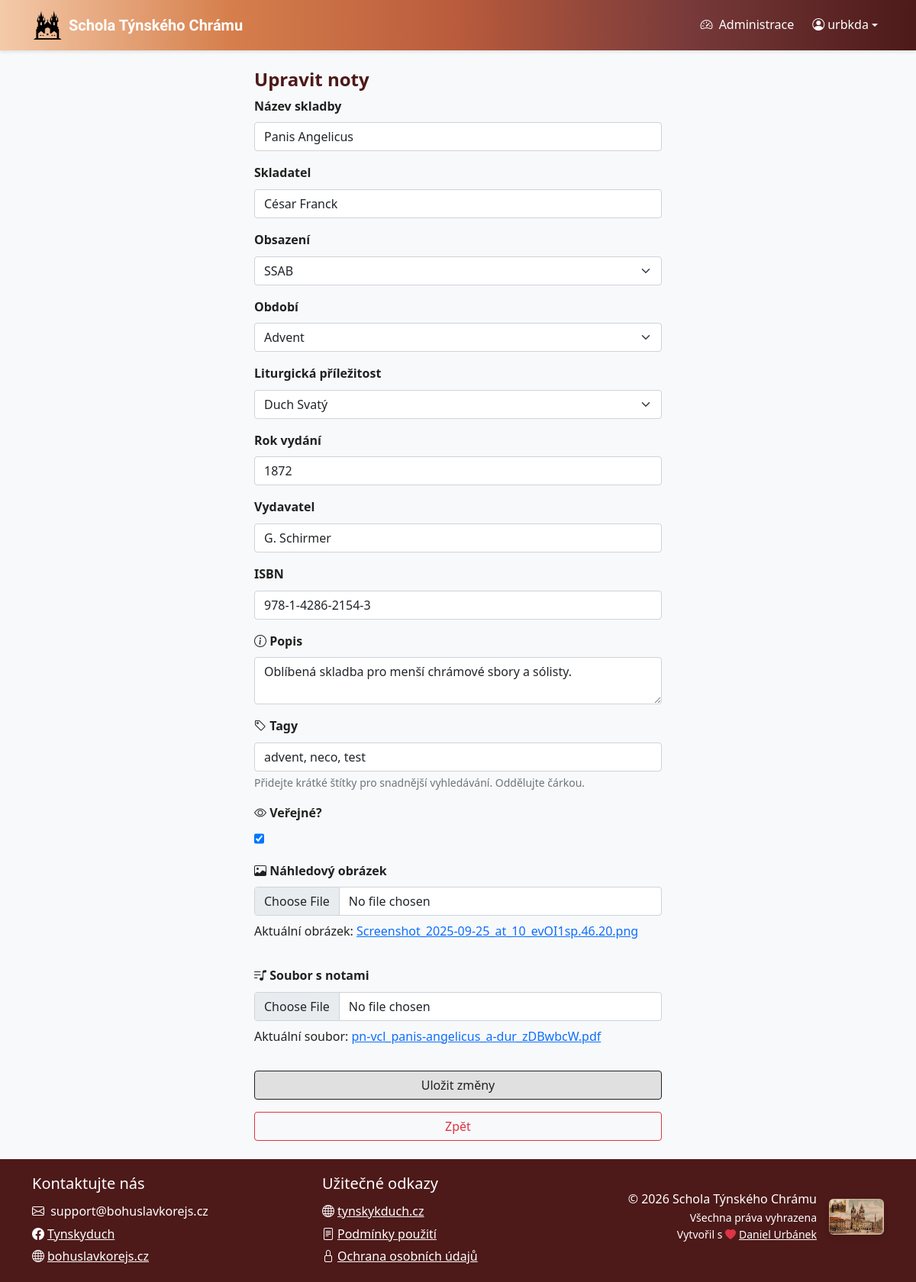
Before: /edit/16 (signed in) with the older database file.
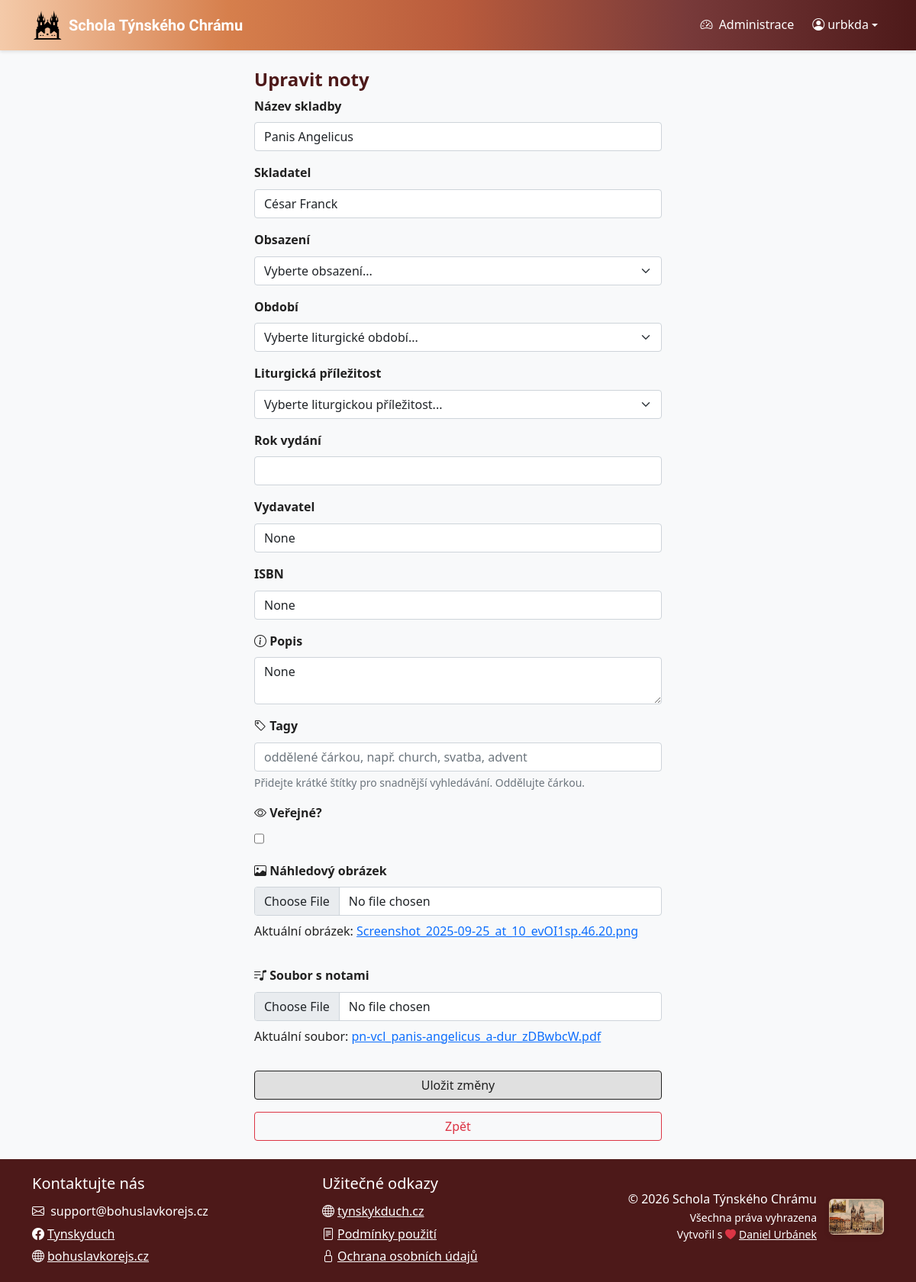
After: the same page with the newer database file.
### sheet_music_app/models.py (models this page shows, shortened)
class Sheet(models.Model):
    CAST_CHOICES = [
        ("SATB", "SATB"),
        ("SSATB", "SSATB"),
        ("SSAA", "SSAA"),
        ("SSAB", "SSAB"),
        ("SSA", "SSA"),
        ("SAT", "SAT"),
        ("SAB", "SAB"),
        ("UNISON", "Unisono"),
        ("OTHER", "Jiné")
    ]
    SEASON_CHOICES = [
        ("ADVENT", "Advent"),
        ("CHRISTMAS", "Vánoce"),
        ("LENT", "Půst"),
        ("EASTER", "Velikonoce"),
        ("PENTECOST", "Letnice"),
        ("HOLY_TRINITY", "Nejsvětější Trojice"),
        ("INTERLUDE", "Mezidobí"),
        ("OTHER", "Žádné")
    ]
    USE_CHOICES = [
        ("HYMNS", "Chvalozpěvy"),
        ("EUCHARIST", "Eucharistie"),
        ("HOLY_SPIRIT", "Duch Svatý"),
        ("VIRGIN_MARY", "Panna Maria"),
        ("SAINTS", "Svatí"),
        ("WEDDINGS", "Svatební obřady"),
        ("FUNERAL", "Pohřebí obřady"),
        ("FOLK", "Lidové písně"),
        ("MINE", "Hornické písně"),
        ("OTHER", "Ostatní")
    ]
    title = models.CharField(max_length=200)
    composer = models.CharField(max_length=200)
    arranger = models.CharField(max_length=200, blank=True, null=True)
    cast = models.CharField(choices=CAST_CHOICES, blank=True, null=True, max_length=10)
    season = models.CharField(choices=SEASON_CHOICES, blank=True, null=True, max_length=50)
    use = models.CharField(choices=USE_CHOICES, blank=True, null=True, max_length=50)
    publication_year = models.IntegerField(blank=True, null=True)
    publisher = models.CharField(max_length=200, blank=True, null=True)
    isbn = models.CharField(max_length=20, blank=True, null=True)
    description = models.TextField(blank=True, null=True)
    date_created = models.DateTimeField(auto_now_add=True)
    date_modified = models.DateTimeField(auto_now=True)
    created_by = models.ForeignKey('auth.User', on_delete=models.CASCADE)
    modified_by = models.ForeignKey('auth.User', on_delete=models.CASCADE, related_name='modified_sheets')
    sheet_file = models.FileField()
    preview_image = models.ImageField(blank=True, null=True)
    public = models.BooleanField(default=False)
    slug = models.SlugField(max_length=255, unique=True, blank=True, null=True)
    tags = models.ManyToManyField(Tag, blank=True, related_name="sheets")

### sheet_music_app/views.py (the view, shortened to what this page needs)
# urls.py: path("edit/<int:pk>", views.edit_sheet, name="edit_sheet"),  # Update
@login_required(login_url='login')
def edit_sheet(request, pk):
    sheet = get_object_or_404(Sheet, pk=pk)
    return render(request, "edit_sheet.html", {
        "sheet": sheet,
        "cast_choices": Sheet.CAST_CHOICES,
        "season_choices": Sheet.SEASON_CHOICES,
        "use_choices": Sheet.USE_CHOICES,
        "tags_csv": ", ".join(sheet.tags.values_list('name', flat=True)),
    })

### sheet_music_app/context_processors.py (called while the page is built)
def turnstile(request):
    return {"TURNSTILE_SITE_KEY": settings.TURNSTILE_SITE_KEY}

### sheet_music_app/templatetags/permissions.py (called while the page is built)
@register.filter(name='is_superuser')
def is_superuser(user):
    if not hasattr(user, 'is_authenticated'):
        return False
    return user.is_authenticated and (user.is_superuser)

### sheet_music_app/templates/edit_sheet.html (shortened to what the changed rows need)
{% extends "base.html" %}
{% load static %}
{% load permissions %}
{% block content %}
    <div class="container-lg justify-content-center flex w-50 w-md-75 w-sm-100">
        <h1>Upravit noty</h1>
        <form method="post" enctype="multipart/form-data" class="d-flex flex-column gap-3">
            <div class="title_input">
                <label for="title" class="form-label"><strong>Název skladby</strong></label>
                <input type="text" name="title" id="title" class="form-control" required value="{{ sheet.title }}">
            </div>
            <div class="composer_input">
                <label for="composer" class="form-label"><strong>Skladatel</strong></label>
                <input type="text" name="composer" id="composer" class="form-control" required value="{{ sheet.composer }}">
            </div>
            <div class="cast_input">
                <label for="cast" class="form-label"><strong>Obsazení</strong></label>
                <select class="form-select" id="cast" name="cast" required>
                    <option value="" selected disabled>Vyberte obsazení...</option>
                    {% for cast_code, cast_name in cast_choices %}
                        <option value="{{ cast_code }}" {% if cast_code|stringformat:"s" == sheet.cast|stringformat:"s" %}selected{% endif %}>{{ cast_name }}</option>
                    {% endfor %}
                </select>
            </div>
            <div class="season_input">
                <label for="season" class="form-label"><strong>Období</strong></label>
                <select class="form-select" id="season" name="season" required>
                    <option value="" selected disabled>Vyberte liturgické období...</option>
                    {% for season_code, season_name in season_choices %}
                        <option value="{{ season_code }}" {% if season_code|stringformat:"s" == sheet.season|stringformat:"s" %}selected{% endif %}>{{ season_name }}</option>
                    {% endfor %}
                </select>
            </div>
            <div class="use_input">
                <label for="use" class="form-label"><strong>Liturgická příležitost</strong></label>
                <select class="form-select" id="use" name="use" required>
                    <option value="" selected disabled>Vyberte liturgickou příležitost...</option>
                    {% for use_code, use_name in use_choices %}
                        <option value="{{ use_code }}" {% if use_code|stringformat:"s" == sheet.use|stringformat:"s" %}selected{% endif %}>{{ use_name }}</option>
                    {% endfor %}
                </select>
            </div>
            <div class="publication_year_input">
                <label for="publication_year" class="form-label"><strong>Rok vydání</strong></label>
                <input type="number" name="publication_year" id="publication_year" class="form-control" value="{{ sheet.publication_year }}">
            </div>
            <div class="publisher_input">
                <label for="publisher" class="form-label"><strong>Vydavatel</strong></label>
                <input type="text" name="publisher" id="publisher" class="form-control" value="{{ sheet.publisher }}">
            </div>
            <div class="isbn_input">
                <label for="isbn" class="form-label"><strong>ISBN</strong> </label>
                <input type="text" name="isbn" id="isbn" class="form-control" value="{{ sheet.isbn }}">
            </div>
            <div class="description_input">
                <label for="description" class="form-label"><i class="bi bi-info-circle"></i> <strong>Popis</strong></label>
                <textarea name="description" id="description" class="form-control">{{ sheet.description }}</textarea>
            </div>
            <div class="tags_input">
                <label for="tags" class="form-label"><i class="bi bi-tag"></i> <strong>Tagy</strong></label>
                <input type="text" name="tags" id="tags" class="form-control" value="{{ tags_csv }}" placeholder="oddělené čárkou, např. church, svatba, advent">
                <div class="form-text">Přidejte krátké štítky pro snadnější vyhledávání. Oddělujte čárkou.</div>
            </div>
            <div class="public_input">
                <label for="public" class="form-label"><i class="bi bi-eye"></i> <strong>Veřejné?</strong></label>
                <input type="checkbox" name="public" id="public" class="form-check" {% if sheet.public %}checked{% endif %}>
            </div>
            <div class="preview_image_input">
                {% if sheet.preview_image %}
                <p class="mt-2">Aktuální obrázek: <a href="{{ sheet.preview_image.url }}" target="_blank">{{ sheet.preview_image.name }}</a></p>
                {% endif %}
            </div>
            <div class="sheet_file_input">
                {% if sheet.sheet_file %}
                <p class="mt-2">Aktuální soubor: <a href="{{ sheet.sheet_file.url }}" target="_blank">{{ sheet.sheet_file.name }}</a></p>
                {% endif %}
            </div>
        </form>
    </div>
{% endblock %}

Changed rows visible on the page:
changed Sheet "Screenshot_2025-09-25_at_10_evOI1sp.46.20.png": publication_year "1872" → (not shown); publisher "G. Schirmer" → "None"; isbn "978-1-4286-2154-3" → "None"; description "Oblíbená skladba pro menší chrámové sbory a sólisty." → "None"; public "☑" → "☐"; cast "SSAB" → (not shown); season "Advent" → (not shown); use "Duch Svatý" → (not shown)
Other visible differences:
form field cast: (not shown) → "Vyberte obsazení..."
form field season: (not shown) → "Vyberte liturgické období..."
form field use: (not shown) → "Vyberte liturgickou příležitost..."
form field tags: "advent, neco, test" → (not shown)
